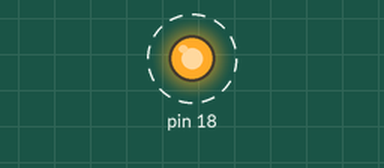
This program was run on a simulated Raspberry Pi (header pin numbers). Parts: output pins drawn as LEDs (lit = HIGH). Dashed ring = blinking.

Above: at 0.5 s.
Timing chart, 0 to 4.6 s (numbered marks = the images above):
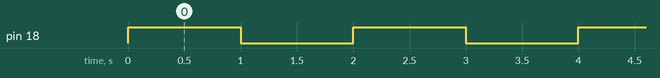

Measured:
- by itself, pin 18: alternates HIGH for 1.0 s and LOW for 1.0 s

The program:

blink.py
```python
import RPi.GPIO as GPIO # Import Raspberry Pi GPIO library
from time import sleep # Import the sleep function from the time module

GPIO.setwarnings(False) # Ignore warning for now
GPIO.setmode(GPIO.BOARD) # Use physical pin numbering
GPIO.setup(18, GPIO.OUT, initial=GPIO.LOW) # Set pin 18 to be an output pin and set initial value to low (off)

while True: # Run forever
 GPIO.output(18, GPIO.HIGH) # Turn on
 sleep(1) # Sleep for 1 second
 GPIO.output(18, GPIO.LOW) # Turn off
 sleep(1) # Sleep for 1 second


GPIO.cleanup()
```
